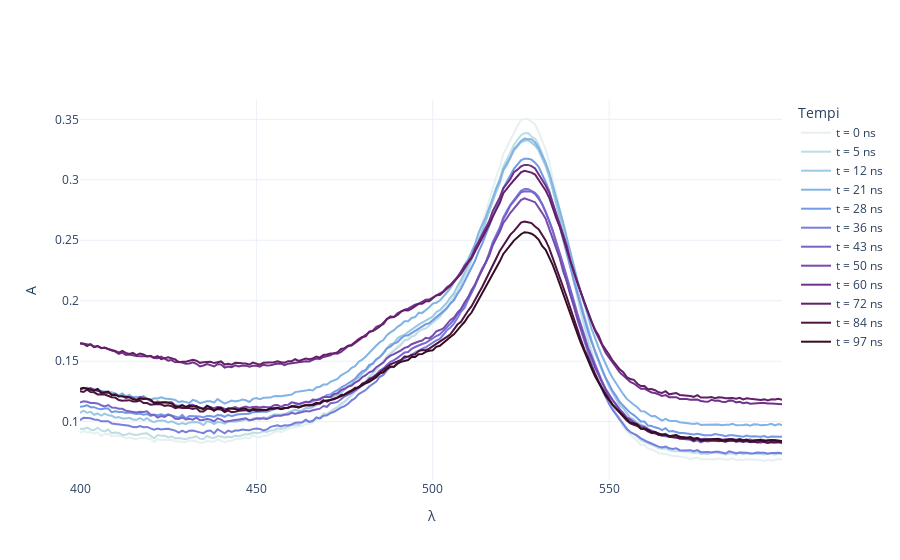

Write notebook code for a chart like this one.
### Markdown cell above
# Fit parabolici

<h3> Dati iniziali

### Code cell
colors = px.colors.sample_colorscale('Dense', [i / 11 for i in range(12)])
fig = go.Figure()

for idx, (key, df) in enumerate(data.items()):
    fig.add_trace(go.Scatter(x = df['λ'], y = df['A'], mode = 'lines', name = f't = {key} ns', 
                             line = dict(color = colors[idx])))

    # error_y=dict( 
    #     type='data', 
    #     array = sigmay, 
    #     color = colors[2 * i],
    #     thickness = 1.5, 
    #     width = 3, 
	# 	)

fig.update_layout(
    xaxis_title='λ',
    yaxis_title='A',
    legend_title='Tempi',
    template = 'plotly_white'
)

fig.show()

### Figure 1 — Plotly figure (JSON) as saved in the notebook; plotly's stock layout.template omitted (floating-point values rounded to 4 significant figures; data arrays with more than 128 entries replaced by an {"elided": "..."} marker saying what was removed)
{"data": [{"line": {"color": "rgb(230, 240, 240)"}, "mode": "lines", "name": "t = 0 ns", "type": "scatter", "x": {"elided": "200 int values"}, "y": {"elided": "200 float values"}}, {"line": {"color": "rgb(191, 221, 229)"}, "mode": "lines", "name": "t = 5 ns", "type": "scatter", "x": {"elided": "200 int values"}, "y": {"elided": "200 float values"}}, {"line": {"color": "rgb(156, 201, 226)"}, "mode": "lines", "name": "t = 12 ns", "type": "scatter", "x": {"elided": "200 int values"}, "y": {"elided": "200 float values"}}, {"line": {"color": "rgb(129, 180, 227)"}, "mode": "lines", "name": "t = 21 ns", "type": "scatter", "x": {"elided": "200 int values"}, "y": {"elided": "200 float values"}}, {"line": {"color": "rgb(115, 154, 228)"}, "mode": "lines", "name": "t = 28 ns", "type": "scatter", "x": {"elided": "200 int values"}, "y": {"elided": "200 float values"}}, {"line": {"color": "rgb(117, 127, 221)"}, "mode": "lines", "name": "t = 36 ns", "type": "scatter", "x": {"elided": "200 int values"}, "y": {"elided": "200 float values"}}, {"line": {"color": "rgb(120, 100, 202)"}, "mode": "lines", "name": "t = 43 ns", "type": "scatter", "x": {"elided": "200 int values"}, "y": {"elided": "200 float values"}}, {"line": {"color": "rgb(119, 74, 175)"}, "mode": "lines", "name": "t = 50 ns", "type": "scatter", "x": {"elided": "200 int values"}, "y": {"elided": "200 float values"}}, {"line": {"color": "rgb(113, 50, 141)"}, "mode": "lines", "name": "t = 60 ns", "type": "scatter", "x": {"elided": "200 int values"}, "y": {"elided": "200 float values"}}, {"line": {"color": "rgb(100, 31, 104)"}, "mode": "lines", "name": "t = 72 ns", "type": "scatter", "x": {"elided": "200 int values"}, "y": {"elided": "200 float values"}}, {"line": {"color": "rgb(80, 20, 66)"}, "mode": "lines", "name": "t = 84 ns", "type": "scatter", "x": {"elided": "200 int values"}, "y": {"elided": "200 float values"}}, {"line": {"color": "rgb(54, 14, 36)"}, "mode": "lines", "name": "t = 97 ns", "type": "scatter", "x": {"elided": "200 int values"}, "y": {"elided": "200 float values"}}], "layout": {"legend": {"title": {"text": "Tempi"}}, "xaxis": {"title": {"text": "λ"}}, "yaxis": {"title": {"text": "A"}}}}
